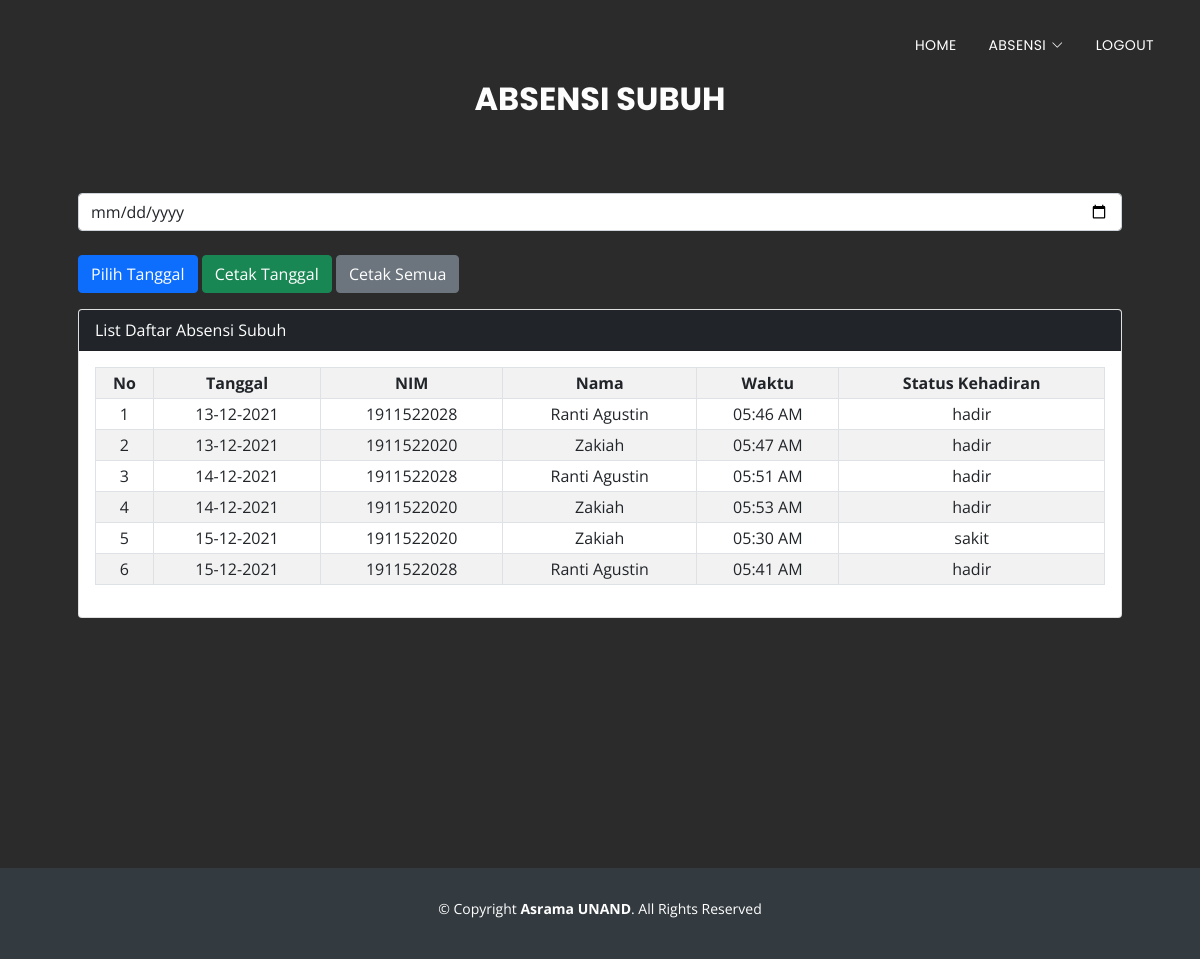
/absensisubuhpembina.php (signed in), run on an earlier commit of the app's database.
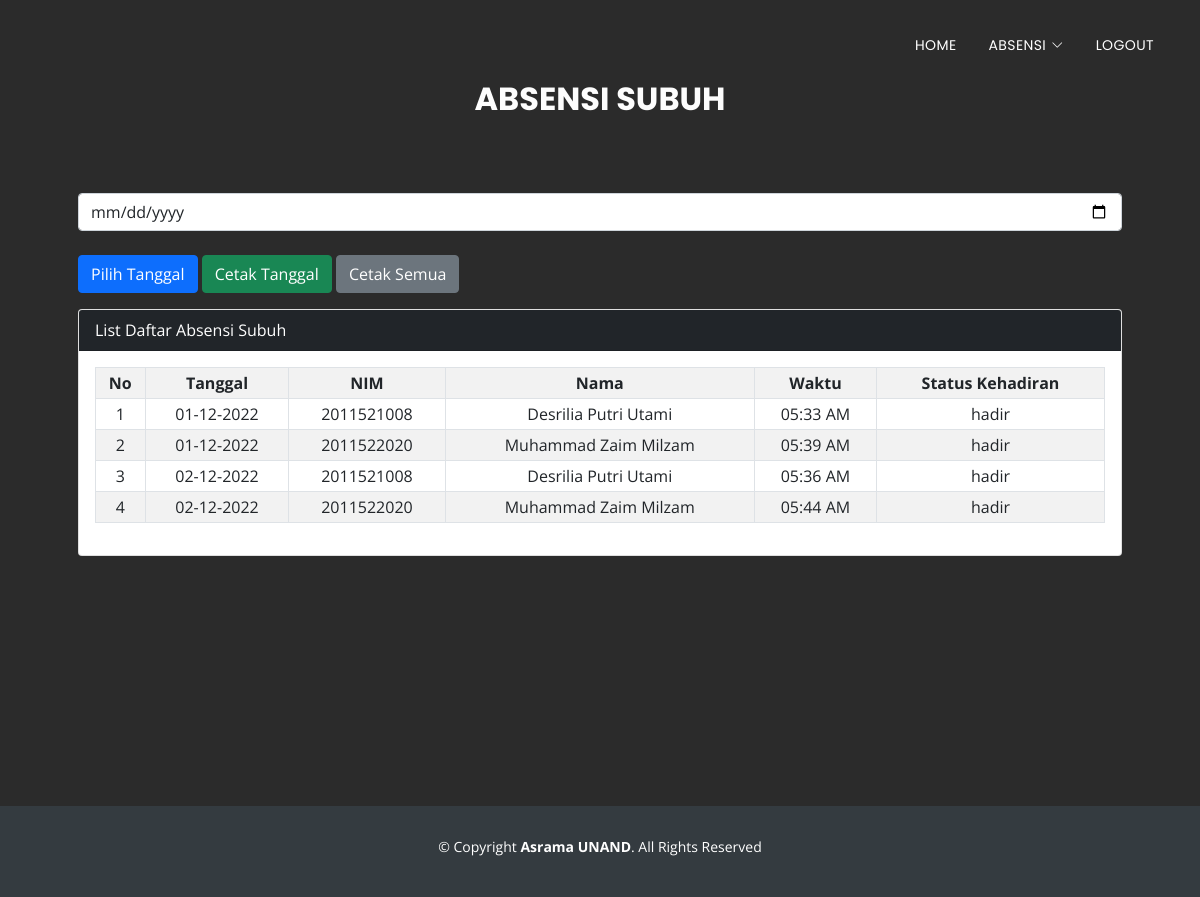
And on a later commit of the database.
### tables this page shows
CREATE TABLE `absensisubuh` (
  `idabsensi` int(11) NOT NULL,
  `tanggal` date NOT NULL,
  `waktu` time NOT NULL,
  `nim` varchar(10) NOT NULL,
  `statuskehadiran` varchar(10) NOT NULL
);

CREATE TABLE `mahasiswa` (
  `nim` varchar(10) NOT NULL,
  `nama` varchar(50) NOT NULL,
  `jurusan` varchar(50) NOT NULL,
  `email` varchar(50) DEFAULT NULL,
  `notelpon` varchar(15) DEFAULT NULL,
  `pass` varchar(25) NOT NULL
);

### absensisubuhpembina.php (the view, shortened to what this page needs)
<?php
  include('koneksi.php');
  $result = mysqli_query($mysqli, 'SELECT absensisubuh.tanggal, absensisubuh.waktu, absensisubuh.nim, absensisubuh.statuskehadiran,
  mahasiswa.nim, mahasiswa.nama FROM absensisubuh, mahasiswa WHERE absensisubuh.nim=mahasiswa.nim ORDER BY tanggal, waktu');
?>
<head>
  <link href="assets/vendor/aos/aos.css" rel="stylesheet">
  <link href="assets/vendor/bootstrap/css/bootstrap.min.css" rel="stylesheet">
  <link href="assets/vendor/bootstrap-icons/bootstrap-icons.css" rel="stylesheet">
  <link href="assets/vendor/boxicons/css/boxicons.min.css" rel="stylesheet">
  <link href="assets/vendor/glightbox/css/glightbox.min.css" rel="stylesheet">
  <link href="assets/vendor/swiper/swiper-bundle.min.css" rel="stylesheet">
  <link href="assets/css/style.css" rel="stylesheet">
  <link rel="stylesheet" type="text/css" href="assets/css/print.css" media="print" />
</head>
<body>
  <header id="header" class="fixed-top d-flex align-items-center header-transparent">
    <div class="container d-flex justify-content-between align-items-center">
      <nav id="navbar" class="navbar">
        <ul>
          <li><a class="nav-link scrollto" href="homepembina.php">Home</a></li>
          <li class="dropdown"><a href="#"><span>Absensi</span> <i class="bi bi-chevron-down"></i></a>
          </li>
          <li><a class="nav-link scrollto" href="logout.php">Logout</a></li>
        </ul>
      </nav>
    </div>
  </header>
  <section id="services2">
    <div class="section-header">
      <h3 class="section-title">Absensi Subuh</h3>
      <p class="section-description"></p>
    </div>
    <div class="container px-3 px-lg-5">
      <form method="post" action="absensisubuhpembina.php">
      <input type="date" name="tanggalcetak" class="form-control noPrint" id="tanggalcetak" placeholder="Pilih Tanggal" required>
      <br>
      <tr>
        <td><button type="submit" class="btn btn-primary noPrint" name="submit">Pilih Tanggal</button></td>
        <td><a href="cetakabsensisubuh.php?tanggalcetak=<?php echo $tanggalcetak ?>" class='btn btn-xs btn-success noPrint'>Cetak Tanggal</a></td>
        <td><a onClick="window.print()" class='btn btn-xs btn-secondary noPrint'>Cetak Semua</a></td>
      </tr>
      </form>
      <div class="card mt-0">
      <div class="card-header bg-dark text-white">
        List Daftar Absensi Subuh
      </div>
      <div class="card-body">
        <table class="table table-bordered table-sm table-striped align-center">
          <tr>
            <th class="text-center">No</th>
            <th class="text-center">Tanggal</th>
            <th class="text-center">NIM</th>
            <th class="text-center">Nama</th>
            <th class="text-center">Waktu</th>
            <th class="text-center">Status Kehadiran</th>
          </tr>
          <?php
            $no=1;
            while($data = mysqli_fetch_array($result)){ ?>
            <tr>
              <td class="text-center"><?php echo $no?></td>
              <td class="text-center"><?php echo date('d-m-Y', strtotime($data['tanggal']))?></td>
              <td class="text-center"><?php echo $data['nim']?></td>
              <td class="text-center"><?php echo $data['nama']?></td>
              <td class="text-center"><?php echo date('H:i A', strtotime($data['waktu']))?></td>
              <td class="text-center"><?php echo $data['statuskehadiran']?></td>
            </tr>
          <?php
            $no++;
            }
          ?>
        </table>
      </div>
      </div>
    </div>
  </section>
  <footer id="footer">
    <div class="container">
      <div class="copyright">
        &copy; Copyright <strong>Asrama UNAND</strong>. All Rights Reserved
      </div>
      <div class="credits">
      </div>
    </div>
  </footer>
</body>
</html>

What changed in the data, as far as the page shows it:
removed absensisubuh: tanggal "14-12-2021", nim.nim "1911522028", nim.nama "Ranti Agustin", waktu "05:51 AM", statuskehadiran "hadir"
removed absensisubuh: tanggal "15-12-2021", nim.nim "1911522028", nim.nama "Ranti Agustin", waktu "05:41 AM", statuskehadiran "hadir"
changed absensisubuh (number 1 of 4 on the later page): tanggal "13-12-2021" → "01-12-2022"; nim.nim "1911522020" → "2011521008"; nim.nama "Zakiah" → "Desrilia Putri Utami"; waktu "05:47 AM" → "05:33 AM"
changed absensisubuh (number 2 of 4 on the later page): tanggal "14-12-2021" → "01-12-2022"; nim.nim "1911522020" → "2011522020"; nim.nama "Zakiah" → "Muhammad Zaim Milzam"; waktu "05:53 AM" → "05:39 AM"
changed absensisubuh (number 3 of 4 on the later page): tanggal "15-12-2021" → "02-12-2022"; nim.nim "1911522020" → "2011521008"; nim.nama "Zakiah" → "Desrilia Putri Utami"; waktu "05:30 AM" → "05:36 AM"; statuskehadiran "sakit" → "hadir"
changed absensisubuh (number 4 of 4 on the later page): tanggal "13-12-2021" → "02-12-2022"; nim.nim "1911522028" → "2011522020"; nim.nama "Ranti Agustin" → "Muhammad Zaim Milzam"; waktu "05:46 AM" → "05:44 AM"; moves down the list
